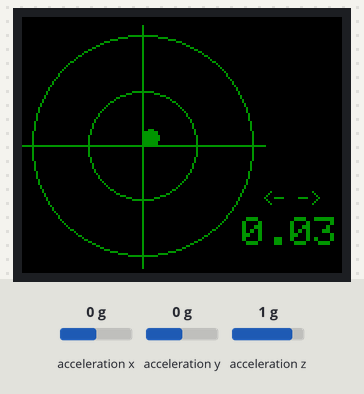
Recording of a sketch running on a simulated Arduino Uno, built with avr-gcc and run on an emulated ATmega328P. On the bench: 160×128 colour display. Inputs (shaded band) come from the test bench; at power-on: acceleration x 0 g, acceleration y 0 g, acceleration z 1 g. What the sketch prints to the serial monitor is not drawn.

Above: at 3.6 s.
3.7 s: acceleration x set to -1.4 g
At 4.4 s:
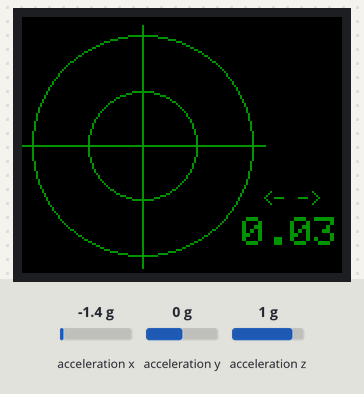
5.2 s: acceleration y set to -1.4 g
At 6.1 s:
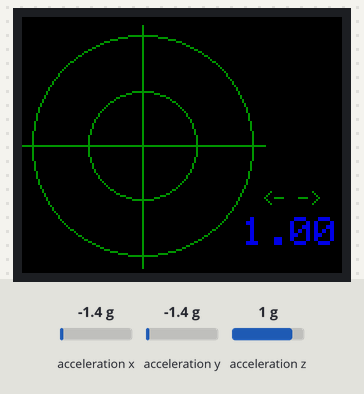
6.7 s: acceleration x set to -0.8 g
At 7.1 s:
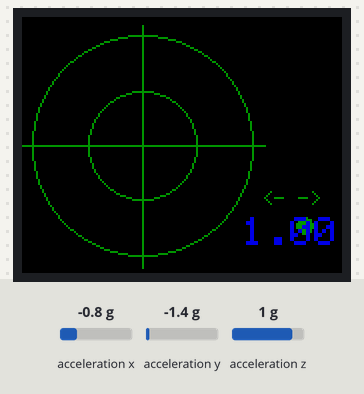
9.7 s: acceleration y set to -0.8 g
At 11.1 s:
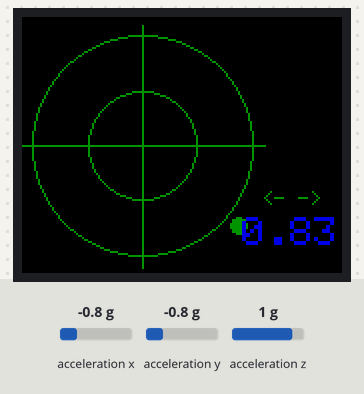
Timing chart, 0 to 12.2 s (numbered marks = the images above; inputs shaded):
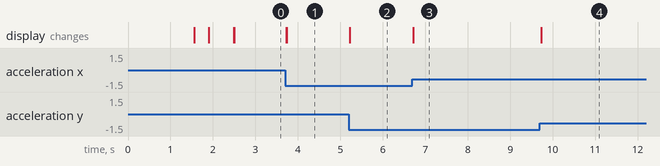

The sketch:

g_force_meter.ino
```cpp
// include TFT and SPI libraries
#include <TFT.h>
#include <SPI.h>
#include <Wire.h>
#include <Adafruit_Sensor.h>
#include <Adafruit_ADXL345_U.h>
Adafruit_ADXL345_Unified accel = Adafruit_ADXL345_Unified(12345);

// pin definition for Arduino UNO
#define cs   10
#define dc   9
#define rst  8

// create an instance of the library
TFT TFTscreen = TFT(cs, dc, rst);

int x = 60;
int y = TFTscreen.height()/2;

int xPos;
int yPos;

int xPrev = x;
int yPrev = y;

float gforce = 0.00;
float gforce_prev = gforce;


void setup() {
  Serial.begin(9600);
  Serial.println("Accelerometer Test"); Serial.println("");
  accel.setRange(ADXL345_RANGE_2_G);
  // Initialise the sensor
  if(!accel.begin())
  {
    // There was a problem detecting the ADXL345 ... check your connections
    Serial.println("Ooops, no ADXL345 detected ... Check your wiring!");
    while(1);
  }

  //initialize the library
  TFTscreen.begin();

  //start up
  printFlag();
  welcome();

  // clear the screen with a black background
  TFTscreen.background(0, 0, 0);
  TFTscreen.stroke(0, 150, 0);
  TFTscreen.circle(60,TFTscreen.height()/2,55);
  TFTscreen.circle(60,TFTscreen.height()/2,27);
  TFTscreen.line(60,4,60,125);
  TFTscreen.line(0,TFTscreen.height()/2,121,TFTscreen.height()/2);

  TFTscreen.setTextSize(1);
  TFTscreen.text("<- ->",120,87);
}

void welcome()
{
  int color = 0;
  TFTscreen.background(0,0,0);

  delay(200);
  while(color < 255)
  {
    TFTscreen.stroke(color,color,color);
    TFTscreen.setTextSize(3);
    TFTscreen.text("WELCOME,",5,40);
    TFTscreen.text("ABOARD!",5,80);
    color = color + 5;
  }
  delay(500);

  while(color > 0){
    TFTscreen.stroke(color,color,color);
    TFTscreen.setTextSize(3);
    TFTscreen.text("WELCOME,",5,40);
    TFTscreen.text("ABOARD!",5,80);
    color = color - 20;
  }
  TFTscreen.noStroke();

}

void printFlag()
{
  TFTscreen.background(0,0,255);
  TFTscreen.stroke(0,255,0);
  TFTscreen.fill(0,255,0);
  TFTscreen.rect(0,0,53,128);

  TFTscreen.stroke(255,255,255);
  TFTscreen.fill(255,255,255);
  TFTscreen.rect(53,0,53,128);

  TFTscreen.noStroke();
  TFTscreen.noFill();
  delay(1500);
}

void loop() {
  sensors_event_t event;
  accel.getEvent(&event);

  TFTscreen.stroke(0, 150, 0);
  TFTscreen.circle(60,TFTscreen.height()/2,55);
  TFTscreen.circle(60,TFTscreen.height()/2,27);
  TFTscreen.line(60,4,60,125);
  TFTscreen.line(0,TFTscreen.height()/2,121,TFTscreen.height()/2);

  //event.acceleration.x*0.101971621
  //event.acceleration.y*0.101971621
  //27 is 50%,55 is 100%

  x = 60;
  y = TFTscreen.height()/2;

  x = x - (event.acceleration.x*0.101971621)*55;
  y = y - (event.acceleration.y*0.101971621)*55;

  xPos = y;
  yPos = x;

  if(xPos != xPrev or yPos != yPrev)
  {
    TFTscreen.fill(0,0,0);
    TFTscreen.stroke(0,0,0);
    TFTscreen.circle(xPrev,yPrev,4);
    TFTscreen.noFill();
    TFTscreen.noStroke();
  }

  TFTscreen.fill(0,150,0);
  TFTscreen.circle(xPos,yPos,4);
  TFTscreen.noFill();

  xPrev = xPos;
  yPrev = yPos;

  //gforce data


  //double xforce = event.acceleration.x*0.101971621;
  double yforce = event.acceleration.y*0.101971621 - .03;

  /*
  if(xforce < 0)
  {
    xforce = -xforce;
  }
  */

  if(yforce < 0)
  {
    yforce = -yforce;
  }

  gforce = yforce;

  if(gforce > 1)
  {
    gforce = 1.00;
  }

  TFTscreen.setTextSize(2);
  if(gforce != gforce_prev)
  {
   TFTscreen.setCursor(110,100);
   TFTscreen.stroke(0,0,0);
   TFTscreen.print(gforce_prev);
  }


  if(gforce > .7)
  {
    TFTscreen.stroke(0,0,225);
  }
  else if(gforce > .5)
  {
    TFTscreen.stroke(0,100,220);
  }
  else if(gforce > .35)
  {
    TFTscreen.stroke(0,150,200);
  }
  else
  {
    TFTscreen.stroke(0,150,0);
  }

  TFTscreen.setCursor(110,100);

  TFTscreen.print(gforce);

  gforce_prev = gforce;
  //gforce data end
  //delay(2);
}
```

Measured:
- after the input at 3.7 s, the display: first changes at once (image 1 shows a later state)
- after the input at 5.2 s, the display: changes at once (image 2)
- after the input at 6.7 s, the display: changes at once (image 3)
- after the input at 9.7 s, the display: changes at once (image 4)
